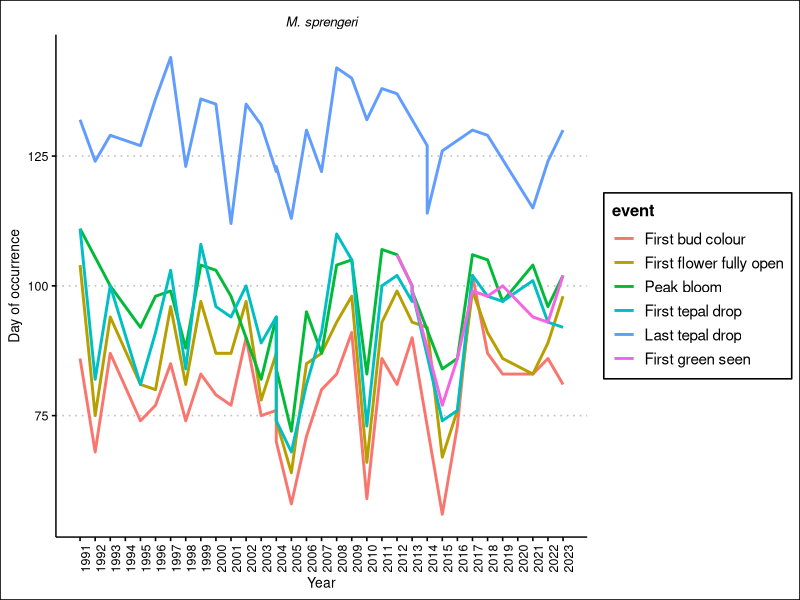
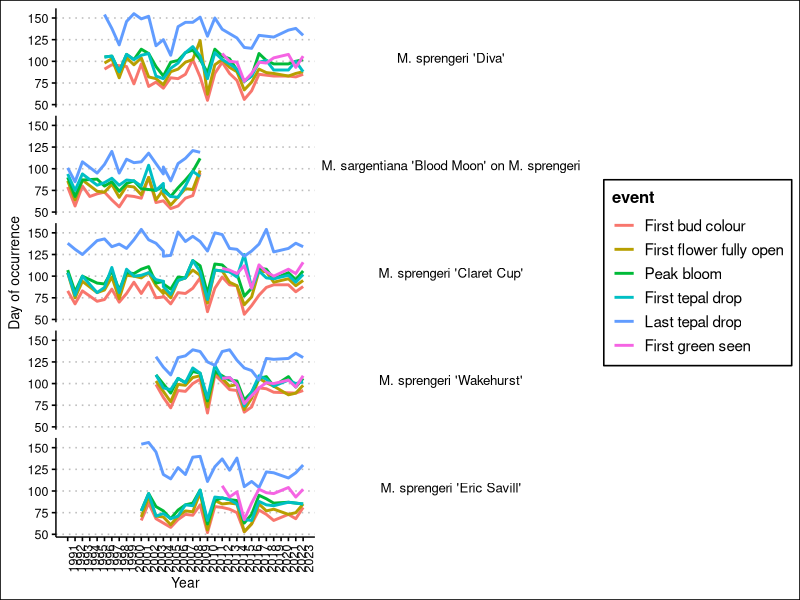
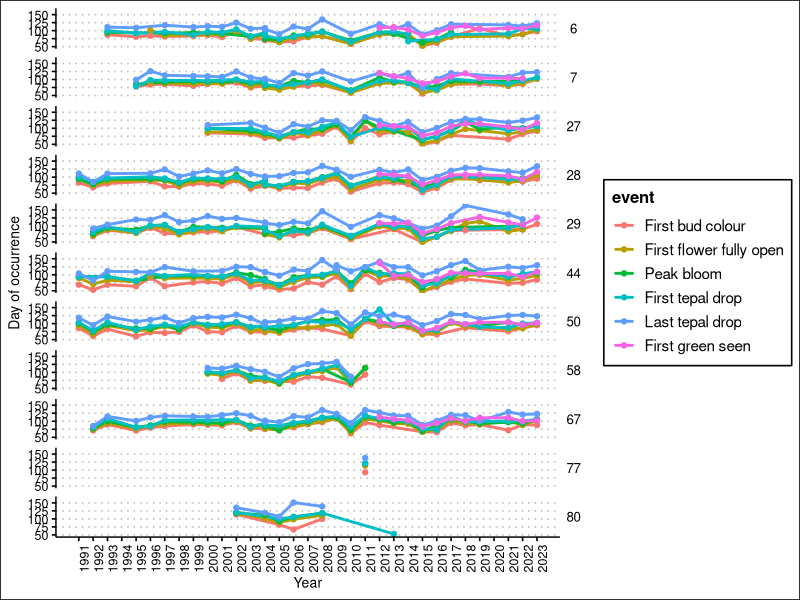
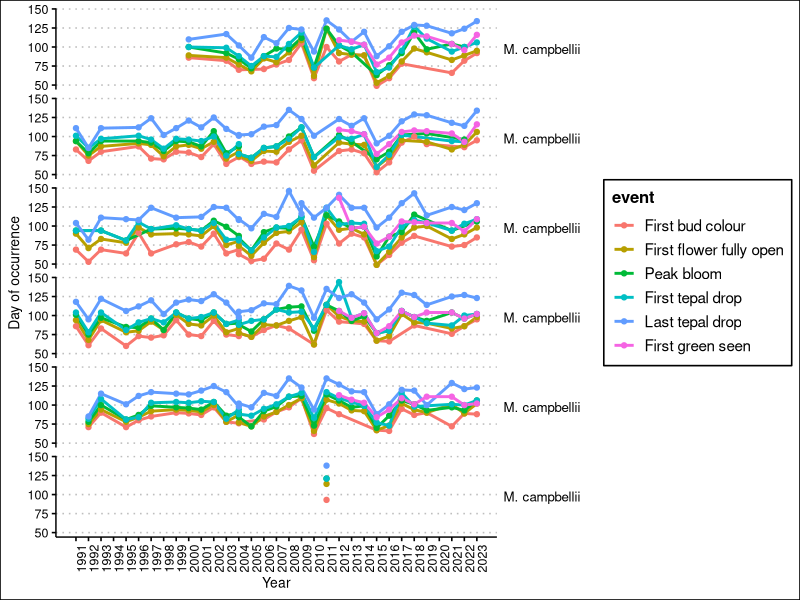
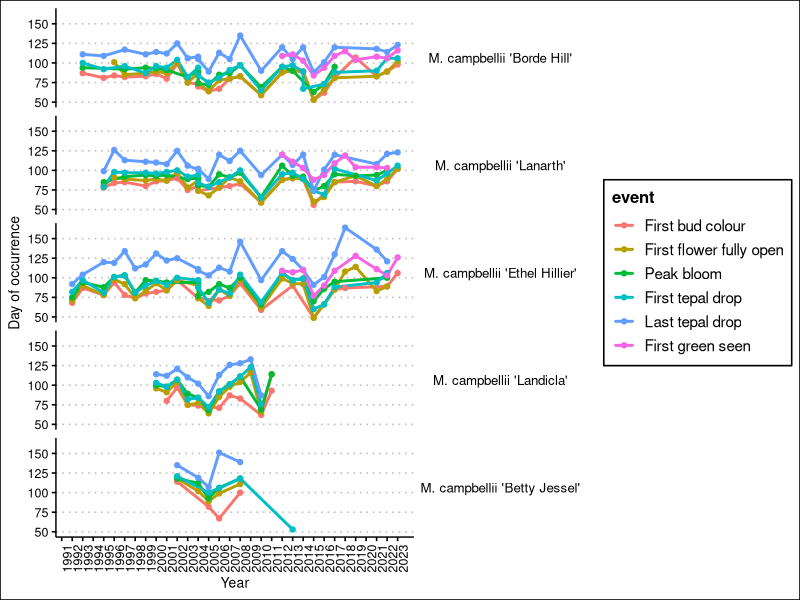
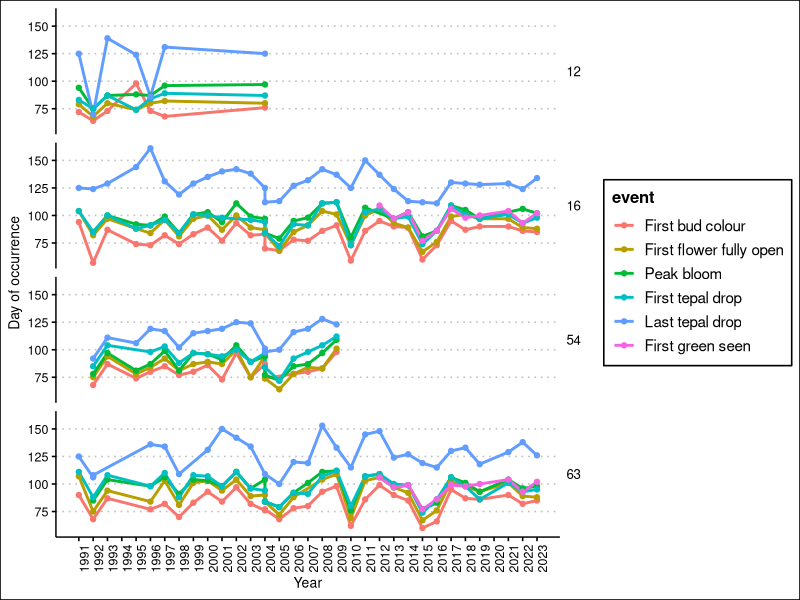
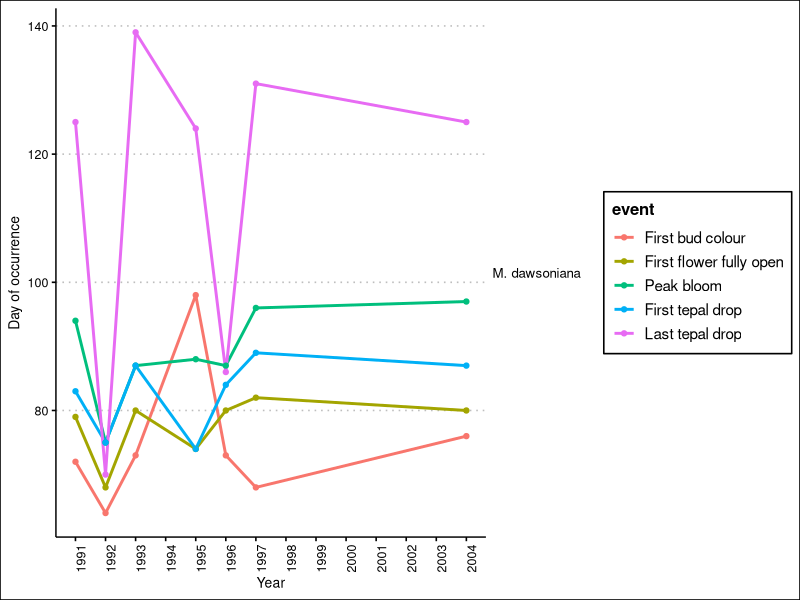
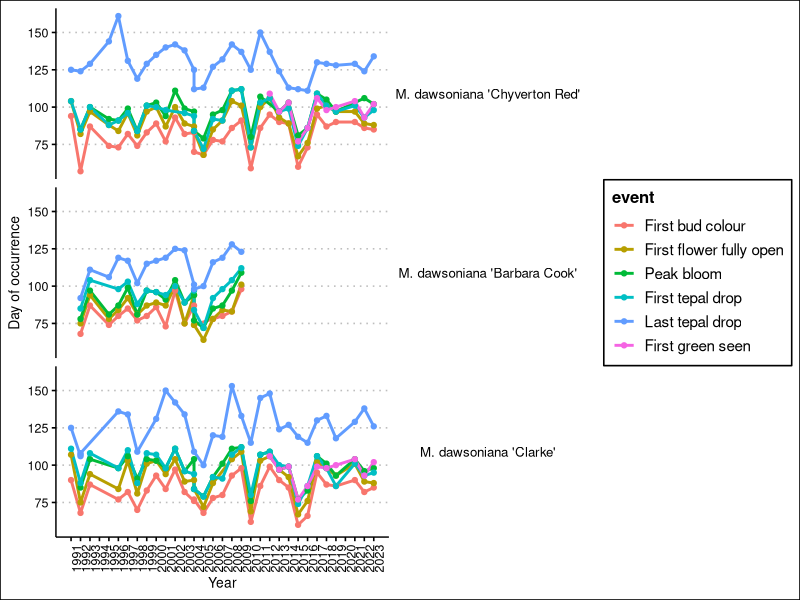

Write R code to recreate these figures, in order. (Note: this script raises an error after producing the figures.)
# <><><><><><><><><><><><><><><><><><><><><><><><><><><><><><><><><><><><><><><>
#     Started by Justin
#     9 April 2024
# 
#     Magnolia phenology cleaner analysis
# 
# <><><><><><><><><><><><><><><><><><><><><><><><><><><><><><><><><><><><><><><>
rm(list = ls())
library(tidyverse)
library(reshape2)
library(lubridate)
library(ggthemes)
library(viridis)

# Starting with Adriana's new data from 2010 to 2023
# 2020 and 2024 not included
d2010 <- read_csv("analyses/input/data2010.csv")
d2011 <- read_csv("analyses/input/data2011.csv")
d2012 <- read_csv("analyses/input/data2012.csv")
d2013 <- read_csv("analyses/input/data2013.csv")
d2014 <- read_csv("analyses/input/data2014.csv")
d2015 <- read_csv("analyses/input/data2015.csv")
d2016 <- read_csv("analyses/input/data2016.csv")
d2017 <- read_csv("analyses/input/data2017.csv")
d2018 <- read_csv("analyses/input/data2018.csv")
d2019 <- read_csv("analyses/input/data2019.csv")
# d2020 <- read_csv("analyses/input/data2020.csv")
d2021 <- read_csv("analyses/input/data2021.csv")
d2022 <- read_csv("analyses/input/data2022.csv")
d2023 <- read_csv("analyses/input/data2023.csv")

# bind_rows() indicates different data classes between each dataset, so make long format first and make all of the dates character class first.

# # I tried doing this with lapply but I'm so confused so I'll just do each one manually
# dlist <- list(d2010,d2011,d2012,d2013,d2014,d2015,d2016,d2017,d2018,d2019,d2021,d2022,d2023)
# clist <- c("d2010","d2011","d2012","d2013","d2014","d2015","d2016","d2017","d2018","d2019","d2021","d2022","d2023")
# 
# colnames <- c("Refno","Location","Name","FBD","FFFO","PB","FTD","LTD","FGS","AccessNo","Stat2024","Comments")
# dlist2 <- lapply(dlist, function(x){x<-setNames(x, colnames)})
# dlist3 <- lapply(dlist2, function(x) x %>% mutate_all(as.character))
# dlist4 <- lapply(dlist3, function(x){melt(dlist3[[x]], id.vars=c("Refno","Location","Name","AccessNo","Status2024","Comments"),var = "event")})

# as.character()
convertcols <- c("First bud colour",
                 "First flower fully open",
                 "Peak bloom",
                 "First tepal drop",
                 "Last tepal drop",
                 "First green seen")
d2010[convertcols] <- lapply(d2010[convertcols], as.character)
d2011[convertcols] <- lapply(d2011[convertcols], as.character)
d2012[convertcols] <- lapply(d2012[convertcols], as.character)
d2013[convertcols] <- lapply(d2013[convertcols], as.character)
d2014[convertcols] <- lapply(d2014[convertcols], as.character)
d2015[convertcols] <- lapply(d2015[convertcols], as.character)
d2016[convertcols] <- lapply(d2016[convertcols], as.character)
d2017[convertcols] <- lapply(d2017[convertcols], as.character)
d2018[convertcols] <- lapply(d2018[convertcols], as.character)
d2019[convertcols] <- lapply(d2019[convertcols], as.character)
d2021[convertcols] <- lapply(d2021[convertcols], as.character)
d2022[convertcols] <- lapply(d2022[convertcols], as.character)
d2023[convertcols] <- lapply(d2023[convertcols], as.character)

# melting
d2010 <- melt(d2010, id.vars=c("Ref. No.","Location","Name","Accession Number","Status in 2024","Comments"),
              var = "event")
d2011 <- melt(d2011, id.vars=c("Ref. No.","Location","Name","Accession Number","Status in 2024","Comments"),
              var = "event")
d2012 <- melt(d2012, id.vars=c("Ref. No.","Location","Name","Accession Number","Status in 2024","Comments"),
              var = "event")
d2013 <- melt(d2013, id.vars=c("Ref. No.","Location","Name","Accession Number","Status in 2024","Comments"),
              var = "event")
d2014 <- melt(d2014, id.vars=c("Ref. No.","Location","Name","Accession Number","Status in 2024","Comments"),
              var = "event")
d2015 <- melt(d2015, id.vars=c("Ref. No.","Location","Name","Accession Number","Status in 2024","Comments"),
              var = "event")
d2016 <- melt(d2016, id.vars=c("Ref. No.","Location","Name","Accession Number","Status in 2024","Comments"),
              var = "event")
d2017 <- melt(d2017, id.vars=c("Ref. No.","Location","Name","Accession Number","Status in 2024","Comments"),
              var = "event")
d2018 <- melt(d2018, id.vars=c("Ref. No.","Location","Name","Accession Number","Status in 2024","Comments"),
              var = "event")
d2019 <- melt(d2019, id.vars=c("Ref. No.","Location","Name","Accession Number","Status in 2024","Comments"),
              var = "event")
d2021 <- melt(d2021, id.vars=c("Ref. No.","Location","Name","Accession Number","Status in 2024","Comments"),
              var = "event")
d2022 <- melt(d2022, id.vars=c("Ref. No.","Location","Name","Accession Number","Status in 2024","Comments"),
              var = "event")
d2023 <- melt(d2023, id.vars=c("Ref. No.","Location","Name","Accession Number","Status in 2024","Comments"),
              var = "event")

dlong <- bind_rows(d2010, d2011, d2012, d2013, d2014,
               d2015, d2016, d2017, d2018, d2019,
               d2021, d2022, d2023)
dlong %>% filter(value == "XX")
dlong$value[which(dlong$value == "XX")] <- "NA"

dlong$value <- as.Date(dlong$value, format = "%Y-%m-%d")
ddate <- dlong %>%
  mutate(DOY = yday(value)) %>%
  filter(!is.na(value)) %>%
  select(-5,-6) %>%
  mutate(year = year(value))

# <><><><><><><><><><><><><><><><><><><><><><><><><><><><><><><><><><><><><><><>
# Applying the same treatment to the earlier Magnolia data from before
# OBJECTS:
#     ddate: 2010 to 2023 magnolia data cleaned

dinit <- read_csv("analyses/input/Magnolia Phenology Study to 2013.csv")

dinit2 <- dinit %>%
  select(-1, -c(12:16))

# Copeland court has weird stuff that needs to be sorted out separately
dinit3 <- dinit2 %>%
  filter(Name != "M. sprengeri 'Copeland Court'")
copeland <- dinit2 %>%
  filter(Name == "M. sprengeri 'Copeland Court'")
dinit3 <- dinit3 %>%
  mutate("First green seen" = NA)
dinit3[convertcols] <- lapply(dinit3[convertcols], as.character)

# Making long
dinitlong <- dinit3 %>%
  melt(id.vars=c("Ref. No.","Location","Name","Accession Number","year"),
   var = "event")

# Formatting to date
dinitdate <- dinitlong %>%
  mutate(value = dmy(value))
dinitdate$year <- year(dinitdate$value)

# Adding DOY and clearing NAs
dinitdate <- dinitdate %>%
  mutate(DOY = yday(value)) %>%
  filter(!is.na(value))

# Working on Copeland court now
copeland <- copeland %>%
  mutate("First green seen" = NA)
copeland[convertcols] <- lapply(copeland[convertcols], as.character)

# Adds years to the dates
copeland$"First bud colour" <- paste(copeland$year, copeland$"First bud colour", sep = "/")
copeland$"First flower fully open" <- paste(copeland$year, copeland$"First flower fully open", sep = "/")
copeland$"Peak bloom" <- paste(copeland$year, copeland$"Peak bloom", sep = "/")
copeland$"First tepal drop" <- paste(copeland$year, copeland$"First tepal drop", sep = "/")
copeland$"Last tepal drop" <- paste(copeland$year, copeland$"Last tepal drop", sep = "/")

# Making long
copelandlong <- copeland %>%
  melt(id.vars=c("Ref. No.","Location","Name","year","Accession Number"),
       var = "event")  

# Formatting to date
copelandlong <- copelandlong %>%
  filter(!grepl("/NA",value))
copelandlong$value <- as.Date(copelandlong$value, format = "%Y/%d/%m")

# Adding DOY and clearing NAs
copelanddate <- copelandlong %>%
  mutate(DOY = yday(value)) %>%
  filter(!is.na(value))

dinitbind <- bind_rows(dinitdate,copelanddate)

allbind <- bind_rows(ddate,dinitbind)

# Adriana says the plant in A2 which was once Magnolia sprengeri 'Copeland Court' is now called M. sprengeri 'Diva' with accession number 1982-0954.03
allbind$Name[which(allbind$Name == "M. sprengeri 'Copeland Court'" & allbind$Location == "A2")] <- "M. sprengeri 'Diva'"
# Seems like it didn't really affect anything actually...

# We also need to combine names that are the same, i.e. M. sprengeri = Magnolia sprengeri
unique(allbind$Name)
allbind$Name <- gsub("Magnolia", "M.", allbind$Name)

# <><><><><><><><><><><><><><><><><><><><><><><><><><><><><><><><><><><><><><><>
# Time for some simple visualization

# diva <- allbind %>%
#   filter(grepl("1982-0954.03",`Accession Number`))
# diva2 <- allbind %>%
#   filter(grepl("Copeland",Name))

# Magnolia sprengeri and cultivars <><><><><><><><><><><><><><><><><><><><><><><
sprengeri <- allbind %>%
  filter(grepl("sprengeri",Name))

sprengeri_cult <- sprengeri %>%
  filter(grepl("'",Name))

sprengeri_spec <- sprengeri %>%
  filter(!grepl("'",Name))

# # Averaging by species?
# # Saving the stuff here in markdown for later
# sprengeravg <- sprengeri %>%
#   group_by(year) %>%
#   summarize(bud.colour.avg = mean("First bud colour"),
#             anthesis.avg = mean("First flower fully open"),
#             peak.avg = mean("Peak bloom"),
#             tepalfirst.avg = mean("First tepal drop"),
#             tepallast.avg = mean("Last tepal drop"))
# 
# sprenger.long <- sprengeravg %>%
#   reshape2::melt(id.vars = "year",
#                  var = "event") %>%
#   mutate(species = "M. sprengeri")  %>%
#   drop_na(year)

sprenger_spec_label <- c("22"="M. sprengeri")

sprengeri_spec %>% ggplot(aes(x = year,
                             y = DOY,
                             colour = event)) +
  geom_line(linewidth = 1) +
  labs(x = "Year",
       y = "Day of occurrence") +
  theme_clean() +
  facet_wrap(`Ref. No.` ~ ., labeller = as_labeller(sprenger_spec_label)) +
  scale_x_continuous(labels = c(1991:2023), breaks = c(1991:2023)) +
  theme(axis.text.x = element_text(angle = 90),
        strip.text.x = element_text(face = "italic"))

sprenger_cult_label <- c("2"="M. sprengeri 'Diva'",
                         "3"="M. sargentiana 'Blood Moon' on M. sprengeri",
                         "22"="M. sprengeri",
                         "34"="M. sprengeri 'Claret Cup'",
                         "53"="M. sprengeri 'Wakehurst'",
                         "78"="M. sprengeri 'Eric Savill'")

sprengeri_cult %>% ggplot(aes(x = year,
                              y = DOY,
                              colour = event)) +
  geom_line(linewidth = 1) +
  labs(x = "Year",
       y = "Day of occurrence") +
  theme_clean() +
  facet_grid(`Ref. No.` ~ .,labeller = as_labeller(sprenger_cult_label))+
  theme(strip.text.y.right = element_text(angle = 0)) +
  scale_x_continuous(labels = c(1991:2023), breaks = c(1991:2023)) +
  theme(axis.text.x = element_text(angle = 90),
        strip.text.x = element_text(face = "italic"))
# <><><><><><><><><><><><><><><><><><><><><><><><><><><><><><><><><><><><><><><>

# Magnolia campbellii and cultivars <><><><><><><><><><><><><><><><><><><><><><>
campbellii <- allbind %>%
  filter(grepl("campbellii",Name))

campbellii_cult <- campbellii %>%
  filter(grepl("'",Name))

campbellii_spec <-campbellii %>%
  filter(!grepl("'",Name))

# All M. campbellii
campbellii %>% ggplot(aes(x = year,
                             y = DOY,
                             colour = event)) +
  geom_line(linewidth = 1) +
  geom_point()+
  labs(x = "Year",
       y = "Day of occurrence") +
  theme_clean() +
  facet_grid(`Ref. No.` ~ .) +
  theme(strip.text.y.right = element_text(angle = 0)) +
  scale_x_continuous(labels = c(1991:2023), breaks = c(1991:2023)) +
  theme(axis.text.x = element_text(angle = 90),
        strip.text.x = element_text(face = "italic"))

campbell_spec_label <- c("27"="M. campbellii",
                      "28"="M. campbellii",
                      "44"="M. campbellii",
                      "50"="M. campbellii",
                      "67"="M. campbellii",
                      "77"="M. campbellii")

# All campbellii species individuals
campbellii_spec %>% ggplot(aes(x = year,
                          y = DOY,
                          colour = event)) +
  geom_line(linewidth = 1) +
  geom_point()+
  labs(x = "Year",
       y = "Day of occurrence") +
  theme_clean() +
  facet_grid(`Ref. No.` ~ .,labeller = as_labeller(campbell_spec_label)) +
  theme(strip.text.y.right = element_text(angle = 0)) +
  scale_x_continuous(labels = c(1991:2023), breaks = c(1991:2023)) +
  theme(axis.text.x = element_text(angle = 90),
        strip.text.x = element_text(face = "italic"))

campbell_cult_label <- c("6"="M. campbellii 'Borde Hill'",
                    "7"="M. campbellii 'Lanarth'",
                    "29"="M. campbellii 'Ethel Hillier'",
                    "58"="M. campbellii 'Landicla'",
                    "80"="M. campbellii 'Betty Jessel'")

# All campbellii cultivar individuals
campbellii_cult %>% ggplot(aes(x = year,
                          y = DOY,
                          colour = event)) +
  geom_line(linewidth = 1) +
  geom_point()+
  labs(x = "Year",
       y = "Day of occurrence") +
  theme_clean() +
  facet_grid(`Ref. No.` ~ .,labeller = as_labeller(campbell_cult_label)) +
  theme(strip.text.y.right = element_text(angle = 0)) +
  scale_x_continuous(labels = c(1991:2023), breaks = c(1991:2023)) +
  theme(axis.text.x = element_text(angle = 90),
        strip.text.x = element_text(face = "italic"))
# <><><><><><><><><><><><><><><><><><><><><><><><><><><><><><><><><><><><><><><>

# Magnolia dawsoniana and cultivars <><><><><><><><><><><><><><><><><><><><><><>
dawsoniana <- allbind %>%
  filter(grepl("dawsoniana",Name))

dawsoniana_cult <- dawsoniana %>%
  filter(grepl("'",Name))

dawsoniana_spec <- dawsoniana %>%
  filter(!grepl("'",Name))

# All M. campbellii
dawsoniana %>% ggplot(aes(x = year,
                          y = DOY,
                          colour = event)) +
  geom_line(linewidth = 1) +
  geom_point()+
  labs(x = "Year",
       y = "Day of occurrence") +
  theme_clean() +
  facet_grid(`Ref. No.` ~ .) +
  theme(strip.text.y.right = element_text(angle = 0)) +
  scale_x_continuous(labels = c(1991:2023), breaks = c(1991:2023)) +
  theme(axis.text.x = element_text(angle = 90),
        strip.text.x = element_text(face = "italic"))

dawson_spec_label <- c("12"="M. dawsoniana")

# All dawsoniana species individuals
dawsoniana_spec %>% ggplot(aes(x = year,
                               y = DOY,
                               colour = event)) +
  geom_line(linewidth = 1) +
  geom_point()+
  labs(x = "Year",
       y = "Day of occurrence") +
  theme_clean() +
  facet_grid(`Ref. No.` ~ .,labeller = as_labeller(dawson_spec_label)) +
  theme(strip.text.y.right = element_text(angle = 0)) +
  scale_x_continuous(labels = c(1991:2023), breaks = c(1991:2023)) +
  theme(axis.text.x = element_text(angle = 90),
        strip.text.x = element_text(face = "italic"))

dawson_cult_label <- c("16"="M. dawsoniana 'Chyverton Red'",
                  "54"="M. dawsoniana 'Barbara Cook'",
                  "63"="M. dawsoniana 'Clarke'")

# All dawsoniana cultivar individuals
dawsoniana_cult %>% ggplot(aes(x = year,
                               y = DOY,
                               colour = event)) +
  geom_line(linewidth = 1) +
  geom_point()+
  labs(x = "Year",
       y = "Day of occurrence") +
  theme_clean() +
  facet_grid(`Ref. No.` ~ .,labeller = as_labeller(dawson_cult_label )) +
  theme(strip.text.y.right = element_text(angle = 0)) +
  scale_x_continuous(labels = c(1991:2023), breaks = c(1991:2023)) +
  theme(axis.text.x = element_text(angle = 90),
        strip.text.x = element_text(face = "italic"))
# <><><><><><><><><><><><><><><><><><><><><><><><><><><><><><><><><><><><><><><>

# Magnolia misc species and cultivars <><><><><><><><><><><><><><><><><><><><><>
misc <- allbind %>%
  filter(!grepl("campbellii",Name)) %>%
  filter(!grepl("sprengeri",Name)) %>%
  filter(!grepl("dawsoniana",Name))

misc_cult <- misc %>%
  filter(grepl("'",Name))

misc_spec <- misc %>%
  filter(!grepl("'",Name))

misc %>% ggplot(aes(x = year,
                         y = DOY,
                         colour = event)) +
  geom_line(linewidth = 1) +
  geom_point()+
  labs(x = "Year",
       y = "Day of occurrence") +
  theme_clean() +
  facet_grid(`Ref. No.` ~ .) +
  theme(strip.text.y.right = element_text(angle = 0)) +
  scale_x_continuous(labels = c(1991:2023), breaks = c(1991:2023)) +
  theme(axis.text.x = element_text(angle = 90),
        strip.text.x = element_text(face = "italic"))

misc_spec %>% ggplot(aes(x = year,
                               y = DOY,
                               colour = event)) +
  geom_line(linewidth = 1) +
  geom_point()+
  labs(x = "Year",
       y = "Day of occurrence") +
  theme_clean() +
  facet_grid(`Ref. No.` ~ .) +
  theme(strip.text.y.right = element_text(angle = 0)) +
  scale_x_continuous(labels = c(1991:2023), breaks = c(1991:2023)) +
  theme(axis.text.x = element_text(angle = 90),
        strip.text.x = element_text(face = "italic"))

# ,labeller = as_labeller(dawson_spec_label)

misc_cult %>% ggplot(aes(x = year,
                         y = DOY,
                         colour = event)) +
  geom_line(linewidth = 1) +
  geom_point()+
  labs(x = "Year",
       y = "Day of occurrence") +
  theme_clean() +
  facet_grid(`Ref. No.` ~ .) +
  theme(strip.text.y.right = element_text(angle = 0)) +
  scale_x_continuous(labels = c(1991:2023), breaks = c(1991:2023)) +
  theme(axis.text.x = element_text(angle = 90),
        strip.text.x = element_text(face = "italic"))


allbind %>% 
  filter(`Ref. No.` == "39")


# <><><><><><><><><><><><><><><><><><><><><><><><><><><><><><><><><><><><><><><>

# Temperature data <><><><><><><><><><><><><><><><><><><><><><>
vandat <- read_csv("analyses/input/vanDailyWeather.csv")

range <- interval(as.POSIXct("1991-01-31"),
                  as.POSIXct("2023-05-31"))

vandat_febmay <- vandat %>% #only months Feb to May are needed
  mutate(date2 = ymd(date)) %>%
  filter(date2 >= make_date(year((date2)), 2, 1),
         date2 <= make_date(year((date2)), 5, 31)) %>%
  filter(date2 %within% range) %>%
  mutate(DOY = yday(date2))

vandat_sel <- vandat_febmay %>%
  select(date2, DOY, max_temperature, avg_temperature, min_temperature, heatdegdays, growdegdays_5, growdegdays_7, growdegdays_10) %>%
  mutate(year = year(date2),
         month = month(date2))
# I wanted to keep sunrise sunset data but it's not complete

# Make mean average spring temperature according to the historic min and max phenology DOYs for each species?
# Luckily for me, DOY range for the four grouped cultivars (campbellii, etc.) are always within ~60 to ~140 to let's filter for DOY 59 to 141
vandat_maggroup_year <- vandat_sel %>%
  filter(DOY %in% (59:141)) %>%
  group_by(year) %>%
  summarise_all(mean) %>%
  select(-date2, -DOY, -month)
# Now we have average temperature between Feb and May for every year

tempdat <- vandat_maggroup_year %>%
  select(1:4) %>%
  tibble::rownames_to_column(var = "var")

tempplot <- tempdat %>%
  ggplot(aes(x = as.factor(year),
             ymin = `min_temperature`,
             ymax = `max_temperature`,
             lower = `min_temperature`,
             upper = `max_temperature`,
             middle = `avg_temperature`))+
  geom_boxplot(stat = "identity",
               width = 0.5)+ 
  labs(x = "Year",
       y = "Spring Temperature (degC)")+
  theme_clean() +
  theme(axis.text.x = element_text(angle = 270))+
  ylim(0,20)
tempplot

# Is spring weather just not changing across the years?
# Making four plots to show the temperature in yearly quarters
vandat_month <- vandat %>%
  mutate(month = month(date))%>%
  mutate(year = year(date))%>%
  select(1:5,73,74)
szn.winter <- vandat_month %>%
  filter(month == "12" | month == "1" | month == "2") %>%
  group_by(year)%>%
  summarize_all(mean)%>%
  mutate(season = "winter")
szn.spring <- vandat_month %>%
  filter(month == "3" | month == "4" | month == "5") %>%
  group_by(year)%>%
  summarize_all(mean)%>%
  mutate(season = "spring")
szn.summer <- vandat_month %>%
  filter(month == "6" | month == "7" | month == "8") %>%
  group_by(year)%>%
  summarize_all(mean)%>%
  mutate(season = "summer")
szn.autumn <- vandat_month %>%
  filter(month == "9" | month == "10" | month == "11") %>%
  group_by(year)%>%
  summarize_all(mean)%>%
  mutate(season = "autumn")

seasons <- rbind(szn.winter,szn.spring,szn.summer,szn.autumn)
seasons %>%
  ggplot(aes(x = year,
             y = avg_temperature,
             colour = season))+
  geom_point() +
  geom_smooth(method = "lm") +
  theme_clean() +
  labs(x = "Year",
       y = "Mean Temperature (degC)") +
  ylim(0,25)

# winter temp trend
wintermodel <- lm(avg_temperature~year, szn.winter)
summary(wintermodel)
paste('y =', coef(wintermodel)[[2]], '* x', '+', coef(wintermodel)[[1]])

# spring temp trend
springmodel <- lm(avg_temperature~year, szn.spring)
summary(springmodel)
paste('y =', coef(springmodel)[[2]], '* x', '+', coef(springmodel)[[1]])

# summer temp trend
summermodel <- lm(avg_temperature~year, szn.summer)
summary(summermodel)
paste('y =', coef(summermodel)[[2]], '* x', '+', coef(summermodel)[[1]])

# autumn temp trend
autumnmodel <- lm(avg_temperature~year, szn.autumn)
summary(autumnmodel)
paste('y =', coef(autumnmodel)[[2]], '* x', '+', coef(autumnmodel)[[1]])

# # <><><><><><><><><><><><><><><><><><><><><><><><><><><><><><><><><><><><><><><>
# ## some f(x)s to help calculate GDD
# ## this f(x) makes a column which zeroes out all data
# # below your threshold temperature
# 
# makethreshold.data <- function(dater, temp.col, thresh){ 
#   ifelse(dater[[temp.col]]>thresh,
#          (dater[[temp.col]]-thresh), 0)
# }
# 
# ## this f(x) adds up gdd
# ## requires data ordered by doy (I do this in the loop below)
# ## this f(x) returns the value while treating NA as zeroes
# # needstartdate is when you require data to start that year, otherwise it returns NA
# # for example, 5 means you need data that starts before 5 January to actually count
# makegdd.data.skipNA <- function(dater, gdd.col, doy.col, startdate, needstartdate){
#   saveme <- c()
#   for(i in 1:nrow(dater)){
#     # deal with cases where the data start after Jan 1
#     if (dater[[doy.col]][1]>needstartdate) saveme[i] <- NA
#     else
#       # deal with cases where the entire column is NA
#       if (sum(is.na(dater[[gdd.col]]))==length(dater[[gdd.col]])) saveme[i] <- NA
#       else
#         # okay, finally calculate the GDD
#         if (dater[[doy.col]][i]==startdate) saveme[i] <- (dater[[gdd.col]][i])
#         else
#           # if a cell is NA, just add 0 instead of the cell
#           if (is.na(dater[[gdd.col]][i])) saveme[i] <- (0+saveme[i-1])
#           else
#             saveme[i] <- (dater[[gdd.col]][i]+saveme[i-1])
#   }
#   return(saveme)
# }
# 
# 
# countNA.pergdd <- function(dater, gdd.col, doy.col, startdate, needstartdate){
#   saveme <- c()
#   for(i in 1:nrow(dater)){
#     dater <- dater[order(as.numeric(dater[[doy.col]])),]
#     if (dater[[doy.col]][1]>needstartdate) saveme[i] <- NA
#     else 
#       if  (sum(is.na(dater[[gdd.col]]))==length(dater[[gdd.col]])) saveme[i] <- NA
#       else
#         saveme[i] <- sum(is.na(dater[[gdd.col]][which(dater[[doy.col]]<(i+1))]))
#   }
#   return(saveme)
# }
# 
# ##
# ## f(x)s that I never got to run
# ## I tried to count NA and make cumulative GDD in one f(x)
# ##
# 
# makegdd.data.skipNA.arghh <- function(dater, gdd.col, doy.col, startdate, needstartdate){
#   saveme <- c()
#   nacount <- c()
#   for(i in 1:nrow(dater)){
#     if (dater[[doy.col]][1]>needstartdate) saveme[i] <- NA
#     else 
#       if (is.na(unique(dater[[gdd.col]][i]))==TRUE) saveme[i] <- NA
#       else
#         
#         # subsetme <- dater[which(dater[[doy.col]]<(i+1)),]
#         # nacount[i] <- sum(is.na(subsetme[[gdd.col]]))
#         
#         if (is.na(dater[[gdd.col]][i])==TRUE) saveme[i] <- (0+saveme[i-1])
#         else
#           if (dater[[doy.col]][i]==startdate) saveme[i] <- (dater[[gdd.col]][i])
#           else
#             saveme[i] <- (dater[[gdd.col]][i]+saveme[i-1])
#           nacount[i] <- (sum(is.na(subsetme[[gdd.col]][i]))+nacount[i-1])
#   }
#   return(cbind(saveme, nacount))
# }
# 
# # <><><><><><><><><><><><><><><><><><><><><><><><><><><><><><><><><><><><><><><>

# <><><><><><><><><><><><><><><><><><><><><><><><><><><><><><><><><><><><><><><>
# From ISSUE #3 April 16

table(allbind$Name)
allbind.sum <- allbind %>%
  group_by(Name,Location) %>%
  summarize()
allbind.sum2 <- allbind.sum %>%
  group_by(Name) %>%
  summarise(n())
# write.csv(allbind.sum2,"numIndividualsPerSpecies.csv")

allbind.yearmin <- allbind %>%
  group_by(Name,Location)%>%
  summarize(min(value))
allbind.yearmax <- allbind %>%
  group_by(Name,Location)%>%
  summarize(max(value))
allbind.yearmerge <- merge(allbind.yearmax,allbind.yearmin) %>%
  mutate(yearmax = year(`max(value)`)) %>%
  mutate(yearmin = year(`min(value)`)) %>%
  mutate(yearlength = yearmax-yearmin)
allbind.yearlength <- allbind.yearmerge %>%
  select(1,2,7)
# write.csv(allbind.yearlength,"magnoliaYearLength.csv")

allbind.obs <- allbind %>%
  group_by(event) %>%
  summarize(n())
write.csv(allbind.obs,"totalObsEvent.csv")
allbind.obs2 <- allbind %>%
  group_by(event,Name,Location) %>%
  summarize(n())
allbind.obs2sum <- allbind.obs2 %>%
  group_by(event,Name) %>%
  summarize(n())
allbind.obs2sum2 <- allbind.obs2sum %>%
  group_by(event) %>%
  summarize(n())
# write.csv(allbind.obs2sum2,"numIndividualsPerEvent.csv")

# Writing the csv that has the cleaned magnolia data
write.csv(allbind, "analyses/output/magnoliaClean.csv")
getwd()
